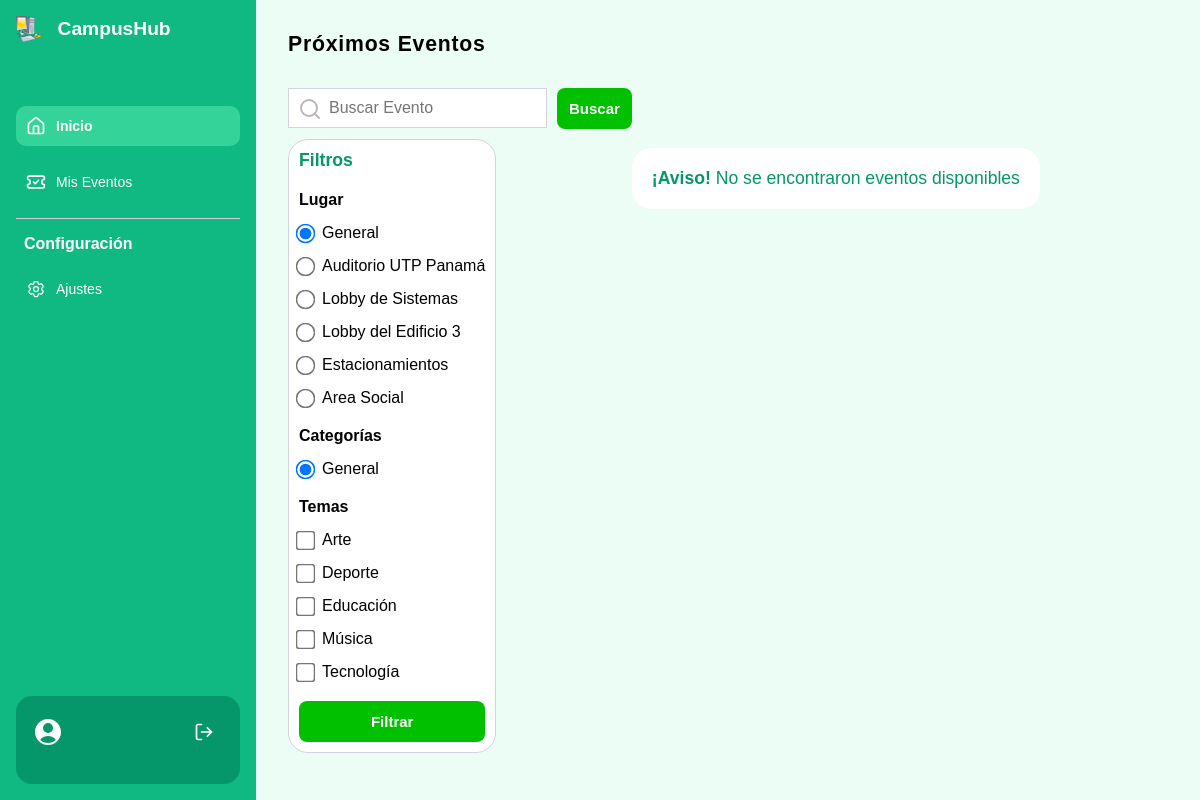
/app/events/list.php, run on an earlier commit of the app's database.
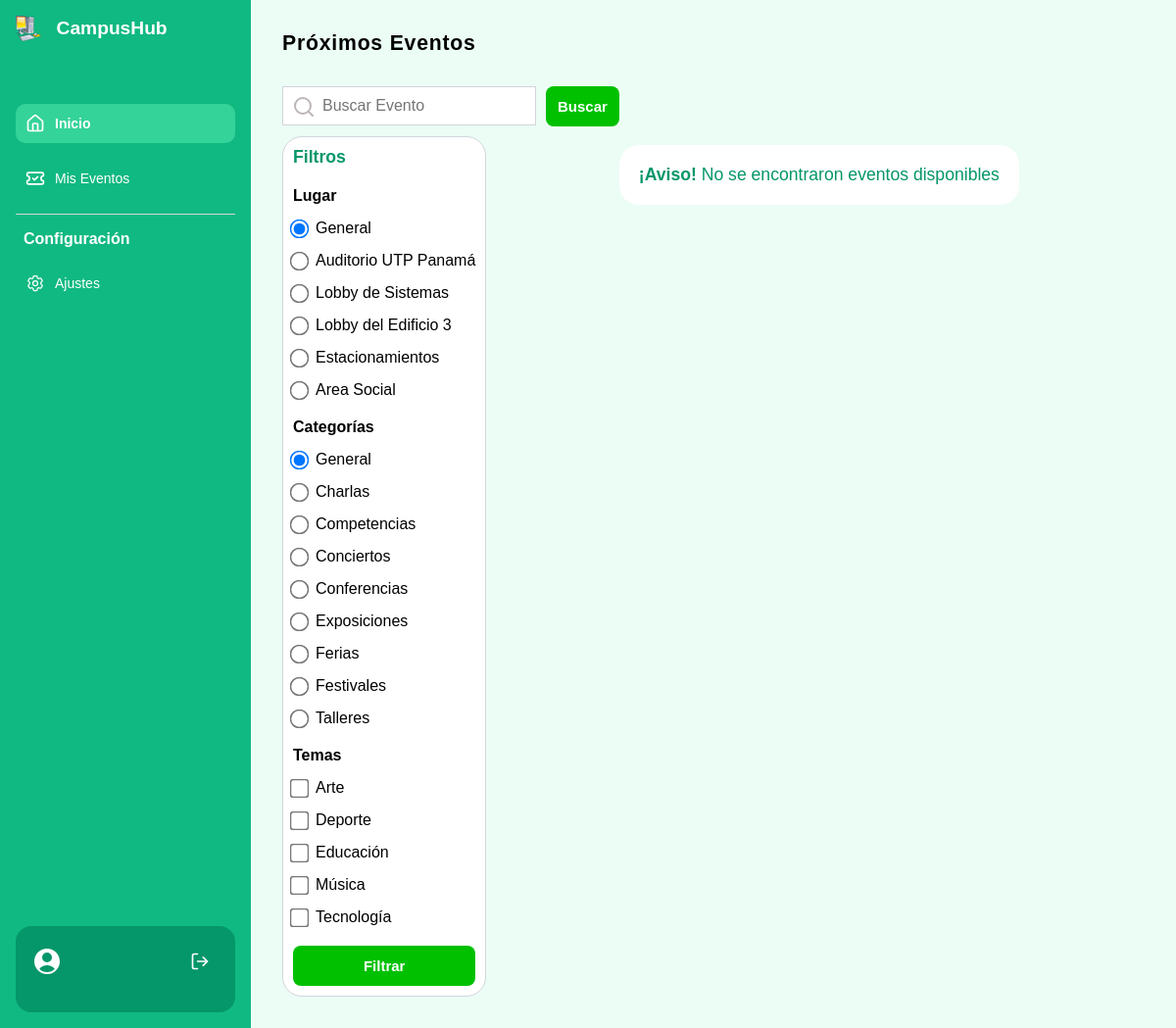
And on a later commit of the database.
### tables this page shows
CREATE TABLE locations (
    id INT AUTO_INCREMENT PRIMARY KEY,
    name VARCHAR(100) NOT NULL,
    capacity INT NOT NULL
);

CREATE TABLE tags (
    id INT AUTO_INCREMENT PRIMARY KEY,
    name VARCHAR(100) NOT NULL UNIQUE
);

CREATE TABLE category(
    id INT AUTO_INCREMENT PRIMARY KEY,
    name VARCHAR(100) NOT NULL UNIQUE
);

### app/events/list.php (the view, shortened to what this page needs)
<?php
$pdo = db_connect();
$search = $_GET['search'] ?? '';
$location = $_GET['location'] ?? '';
$category = $_GET['category'] ?? '';
$topic = $_GET['topic'] ?? [];
try {
  $query = "SELECT events.id, events.title, events.date, events.time, events.time_end,
                     locations.name AS location_name, tags.name AS topic, category.name AS category_name
              FROM events
              LEFT JOIN locations ON events.location_id = locations.id
              LEFT JOIN tags ON events.tag_id = tags.id
              LEFT JOIN category ON events.category_id = category.id
              WHERE events.post = 1";
  $params = [];
  $query .= " ORDER BY events.date ASC, events.time ASC";
  $stmt = $pdo->prepare($query);
  $stmt->execute($params);
  $events = $stmt->fetchAll();
} catch (PDOException $e) {
  echo '<p>Error al obtener los eventos: ' . $e->getMessage() . '</p>';
}
?>
<!doctype html>
<html lang="en">
<head>
  <link href="../../css/common.css" rel="stylesheet" />
  <link href="../../css/layout.css" rel="stylesheet" />
  <link href="../../css/home.css" rel="stylesheet" />
</head>
<body>
  <?php loadComponent('top-wrapper') ?>
  <main class="content-wrapper">
    <header>
      <h1>Próximos Eventos</h1>
    </header>
    <section class="content">
      <section class="actions">
        <form method="GET" action="list.php">
          <div class="search-event">
            <div class="search-box">
              <input type="text" placeholder="Buscar Evento" name="search" value="<?php echo htmlspecialchars($search); ?>">
              <svg xmlns="http://www.w3.org/2000/svg" class="search-icon" width="24" height="24" viewBox="0 0 24 24" fill="none" stroke="currentColor" stroke-width="2" stroke-linecap="round" stroke-linejoin="round" class="lucide lucide-search">
                <circle cx="11" cy="11" r="8" />
                <path d="m21 21-4.3-4.3" />
              </svg>
            </div>
            <button type="submit" class="btn-prim">Buscar</button>
          </div>
          <section class="filter">
            <h3>Filtros</h3>
            <div class="filter-items">
              <h4>Lugar</h4>
              <?php
              $stmt = $pdo->query("SELECT id, name FROM locations");
              echo '<div class="filter-option"><input type="radio" name="location" value="general" id="general" ' . ($location === 'general' || empty($location) ? 'checked' : '') . '>';
              echo '<label for="general">General</label></div>';
              while ($row = $stmt->fetch()) {
                echo '<div class="filter-option"><input type="radio" name="location" value="' . $row['id'] . '" id="location' . $row['id'] . '" ' . ($location == $row['id'] ? 'checked' : '') . '>';
                echo '<label for="location' . $row['id'] . '">' . htmlspecialchars($row['name']) . '</label></div>';
              }
              ?>
            </div>
            <div class="filter-items">
              <h4>Categorías</h4>
              <?php
              $stmt = $pdo->query("SELECT id, name FROM category");
              echo '<div class="filter-option"><input type="radio" name="category" value="general" id="cat_general" ' . ($category === 'general' || empty($category) ? 'checked' : '') . '>';
              echo '<label for="cat_general">General</label></div>';
              while ($row = $stmt->fetch()) {
                echo '<div class="filter-option"><input type="radio" name="category" value="' . $row['id'] . '" id="cat' . $row['id'] . '" ' . ($category == $row['id'] ? 'checked' : '') . '>';
                echo '<label for="cat' . $row['id'] . '">' . htmlspecialchars($row['name']) . '</label></div>';
              }
              ?>
            </div>
            <div class="filter-items">
              <h4>Temas</h4>
              <?php
              $stmt = $pdo->query("SELECT id, name FROM tags");
              while ($row = $stmt->fetch()) {
                echo '<div class="filter-option"><input type="checkbox" name="topic[]" value="' . $row['id'] . '" id="subcat' . $row['id'] . '" ' . (in_array($row['id'], $topic) ? 'checked' : '') . '>';
                echo '<label for="subcat' . $row['id'] . '">' . htmlspecialchars($row['name']) . '</label></div>';
              }
              ?>
            </div>
            <button type="submit" class="btn-prim">Filtrar</button>
          </section>
        </form>
      </section>
      <div class="posts">
        <?php
        if (!empty($events)) {
          foreach ($events as $event) {
            $stmt = $pdo->prepare("SELECT 1 FROM inscriptions WHERE user_id = :user_id AND event_id = :event_id");
            $stmt->execute([':user_id' => $_SESSION['user_id'], ':event_id' => $event['id']]);
            $isEnrolled = $stmt->rowCount() > 0;
            echo '<div class="event">';
            echo '<a href="view.php?id=' . htmlspecialchars($event['id']) . '">';
            echo '<img src="../../uploads/test-img-catalog.jpg">';
            echo '<div class="info-event">';
            echo '<h3>' . htmlspecialchars($event['title']) . '</h3>';
            echo '<hr>';
            echo '<p>' . htmlspecialchars($event['date']) . '</p>';
            echo '<p>' . htmlspecialchars($event['location_name']) . '</p>';
            echo '<p>' . htmlspecialchars($event['topic']) . '</p>';
            echo '<p class="category">' . htmlspecialchars($event['category_name'] ?? 'General') . '</p>';
            echo '</div>';
            echo '</a>';
            echo '<form method="POST">';
            echo '<input type="hidden" name="event_id" value="' . $event['id'] . '">';
            if ($isEnrolled) {
              echo '<button type="submit" name="action" value="unsubscribe" class="btn-red">Cancelar inscripción</button>';
            } else {
              echo '<button type="submit" name="action" value="subscribe" class="btn-azul btn-sec">Inscribirse</button>';
            }
            echo '</form>';
            echo '</div>';
          }
        } else {
          echo '<div class="not-found">';
          echo '<h3><span>¡Aviso!</span> No se encontraron eventos disponibles</h3>';
          echo '</div>';
        }
        ?>
      </div>
    </section>
  </main>
</body>
</html>

### php/helpers.php (shortened to what this page needs)
<?php
function loadComponent(string $name, array $data = [])
{
  $componentPath = __DIR__ . "/../views/{$name}.php";
  if (file_exists($componentPath)) {
    extract($data);
    include $componentPath;
  } else {
    echo "Component {$name} not found!";
    die();
  }
}

### views/top-wrapper.php (shortened to what this page needs)
<?php
$currentPage = basename($_SERVER['PHP_SELF']);
?>
<nav class="sidebar" id="sidebar">
  <div class="nav-header">
    <img
      class="logo"
      src="/uploads/logo-test.png"
      alt="logo" />
    <h1>CampusHub</h1>
  </div>
  <div class="link-wrapper">
    <div class="nav-links nav-links-main">
      <a
        href="dashboard-layout.php?page=home.php"
        class="sidebar-item <?php echo $currentPage == 'list.php' || $currentPage == 'view.php' ? 'active' : '' ?>"><span>Inicio</span></a>
      <a
        href="#"
        class="sidebar-item <?php echo $currentPage == 'misEventos.php' ? 'active' : ''; ?>"><span>Mis Eventos</span></a>
    </div>
    <div>
      <div class="nav-links">
        <h3 class="nav-section-title">Configuración</h3>
        <a
          href="#"
          class="sidebar-item <?php echo $currentPage == 'ajustes.php' ? 'active' : ''; ?>">
          <span>Ajustes</span>
        </a>
      </div>
    </div>
  </div>
  <div class="caja-perfil" id="caja-perfil">
    <div class="perfil-logout">
      <a href="../php/logout.php" class="logout-btn">
      </a>
    </div>
  </div>
</nav>

### css/common.css (style rules this page uses)
:root { --primary: #10b981; --dark-primary: #059669; --light-primary: #34d399; --extra-light-primary: #6ee7b7; --danger: #dc2626; --dark-danger: #b91c1c; --background: #ecfdf5; --text-accent: #022c22; --text-primary: #030712; --text-muted: #6b7280; --border: #d1d5db; }
*, *::after, *::before { box-sizing: border-box; margin: 0; padding: 0; }
h1 { overflow: hidden; text-overflow: ellipsis; white-space: nowrap; font-size: 1.2rem; }
h3 { font-size: 1.1rem; overflow: hidden; text-overflow: ellipsis; white-space: nowrap; }
header { margin-bottom: 2rem; }
header h1 { letter-spacing: 0.05rem; font-size: 1.325rem; }
body { background: var(--background); margin: 0; padding: 0; min-height: 100vh; font-family: "Lucida Sans", "Lucida Sans Regular", "Lucida Grande", "Lucida Sans Unicode", Geneva, Verdana, sans-serif; }
a { text-decoration: none; color: inherit; background: none; }

### css/layout.css (style rules this page uses)
.content-wrapper { margin-left: 16rem; padding: 2rem; }
.sidebar { width: 16rem; position: fixed; top: 0; left: 0; bottom: 0; background-color: var(--primary); color: white; display: flex; flex-direction: column; padding: 1rem; }
.sidebar a { color: white; text-decoration: none; display: flex; gap: 10px; padding: 10px; border-radius: 10px; display: flex; align-items: center; }
.logo { width: 1.6rem; height: 1.6rem; }
.nav-header { display: flex; align-items: center; gap: 1rem; margin-bottom: 3rem; }
.nav-links { padding: 1rem 0; display: flex; flex-direction: column; gap: 1rem; font-size: 0.875rem; }
.link-wrapper { flex-grow: 1; }
.nav-links-main { border-bottom: solid 1px var(--border); }
.nav-section-title { font-size: 1rem; padding: 0 0.5rem; }
.caja-perfil { background-color: var(--dark-primary); justify-self: end; display: flex; flex-direction: column; gap: 1rem; padding: 1rem; border-radius: 1rem; }
.perfil-logout { display: flex; align-items: center; justify-content: space-between; flex-wrap: wrap; }
.sidebar-item { transition: all 150ms ease-in-out; }
.sidebar-item.active { background-color: var(--light-primary); font-weight: bold; }
.logout-btn { transition: all 150ms ease-in-out; }

### css/home.css (style rules this page uses)
.content { display: flex; }
input[type='text'] { padding:10px; border:1px solid var(--border); outline:none; }
input[type="radio"], input[type="checkbox"] { cursor: pointer; scale: 1.5; }
button { padding: 12px; font-weight: bold; border:none; border-radius: 8px; cursor:pointer; font-size: 15px; }
.btn-prim { background-color: rgb(0, 192, 0); color:white; }
.filter { background-color: white; border:1px solid var(--border); padding:10px; width: max-content; display: flex; flex-direction: column; gap: 20px; border-radius: 20px; }
.filter-items { display: flex; flex-direction: column; gap: 15px; }
.filter-option { display: flex; gap: 10px; align-items: center; }
.search-box { position: relative; }
.search-box input[type="text"] { padding: 10px 10px 10px 40px; font-size: 16px; }
.search-icon { position: absolute; left: 10px; top: 50%; transform: translateY(-50%); color: #beb6b6; }
.search-event { display: flex; gap:10px; margin-bottom: 10px; }
.posts { width: 100%; display:grid; grid-template-columns:3fr 3fr 3fr; margin-top:60px; gap:25px; }
a { color:black; text-decoration: none; }
.filter > h3 { color:var(--dark-primary); }
.not-found { background-color: white; height: max-content; padding:20px; color:var(--dark-primary); border-radius: 20px; animation: bounce 1s infinite; }
.not-found span { font-weight:900; }
.not-found h3 { font-weight: normal; }

What changed in the data, as far as the page shows it:
added category: category "☐ Charlas", name "Charlas"
added category: category "☐ Competencias", name "Competencias"
added category: category "☐ Conciertos", name "Conciertos"
added category: category "☐ Conferencias", name "Conferencias"
added category: category "☐ Exposiciones", name "Exposiciones"
added category: category "☐ Ferias", name "Ferias"
added category: category "☐ Festivales", name "Festivales"
added category: category "☐ Talleres", name "Talleres"
